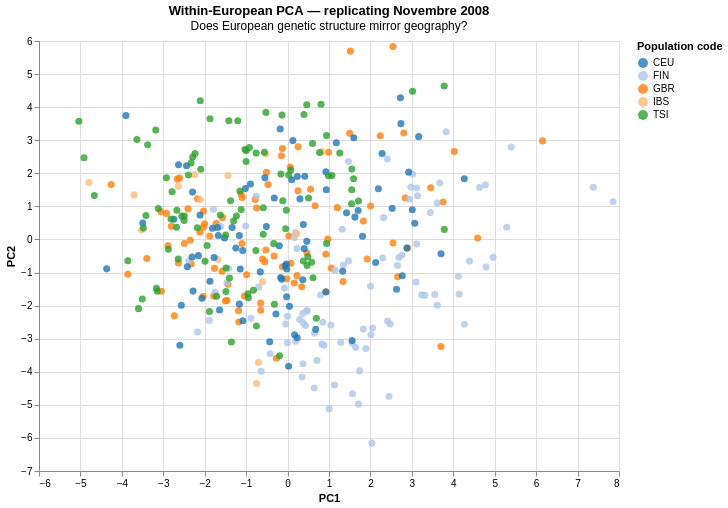

Source (notebook cell):
### Code cell
# Creating PCA Chart

df_eur = df_eur.copy()
df_eur['PC1'] = eur_coords[:, 0]
df_eur['PC2'] = eur_coords[:, 1]

chart_eur = alt.Chart(df_eur).mark_circle(size=50, opacity=0.8).encode(
    x='PC1:Q', y='PC2:Q',
    color=alt.Color('Population code:N',
        scale=alt.Scale(scheme='category20')),
    tooltip=['Sample:N', 'Population name:N']
).properties(
    title={'text': 'Within-European PCA — replicating Novembre 2008',
           'subtitle': 'Does European genetic structure mirror geography?'},
    width=580, height=430).interactive()

chart_eur.save('/Users/tim/bioinformatics-portfolio/01b-genes-and-geography/results/figures/pca_european_only.html')
chart_eur

### Figure 1 — Vega-Lite specification as saved in the notebook (floating-point values rounded to 4 significant figures; data arrays with more than 128 entries replaced by an {"elided": "..."} marker saying what was removed)
{"config": {"view": {"continuousWidth": 300, "continuousHeight": 300}}, "data": {"name": "data-48b75805d6bf28ad4997a62cb9696a91"}, "mark": {"type": "circle", "opacity": 0.8, "size": 50}, "encoding": {"color": {"field": "Population code", "scale": {"scheme": "category20"}, "type": "nominal"}, "tooltip": [{"field": "Sample", "type": "nominal"}, {"field": "Population name", "type": "nominal"}], "x": {"field": "PC1", "type": "quantitative"}, "y": {"field": "PC2", "type": "quantitative"}}, "height": 430, "params": [{"name": "param_1e9efca18e7a2868", "select": {"type": "interval", "encodings": ["x", "y"]}, "bind": "scales"}], "title": {"text": "Within-European PCA — replicating Novembre 2008", "subtitle": "Does European genetic structure mirror geography?"}, "width": 580, "$schema": "https://vega.github.io/schema/vega-lite/v6.4.1.json", "datasets": {"data-48b75805d6bf28ad4997a62cb9696a91": {"elided": "379 records"}}}
